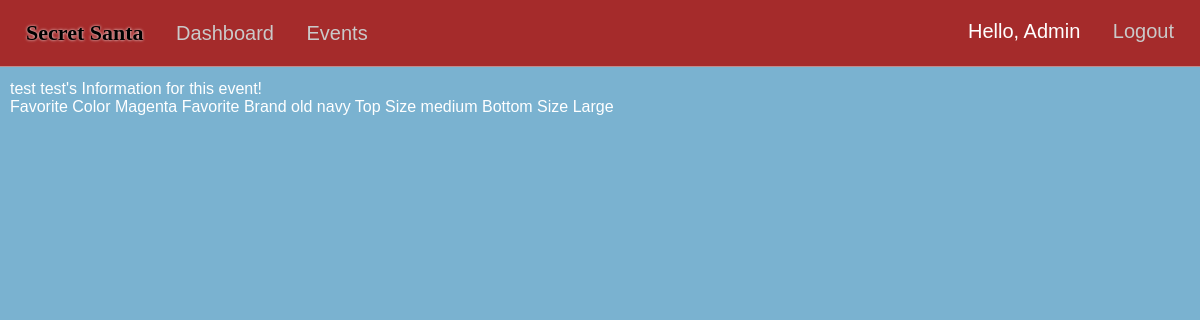
The page /request-person-info/eventID=1/person=5 (signed in) on the database its author committed.
### market/models.py (models this page shows, shortened)
class User(db.Model, UserMixin):
    id = db.Column(db.Integer(), primary_key=True)
    username = db.Column(db.String(length=30), nullable=False, unique=True)
    first_name = db.Column(db.String(length=50), nullable=False)
    last_name = db.Column(db.String(length=50), nullable=False)
    email_address = db.Column(db.String(length=50), nullable=False, unique=True)
    password_hash = db.Column(db.String(length=60), nullable=False)
    events = db.relationship('Event', backref='coordinator', lazy=True)
    events_attending = db.relationship('EventMembers', backref='attendees', lazy=True)
    @property
    def password(self):
        return self.password_hash

class EventFields(db.Model):
    id = db.Column(db.Integer(), primary_key=True)
    event_id = db.Column(db.Integer(), db.ForeignKey('event.event_id'), nullable=False)
    field_1 = db.Column(db.String(length=150), nullable=False)
    field_2 = db.Column(db.String(length=150))
    field_3 = db.Column(db.String(length=150))
    field_4 = db.Column(db.String(length=150))
    field_5 = db.Column(db.String(length=150))
    field_6 = db.Column(db.String(length=150))
    field_7 = db.Column(db.String(length=150))
    field_8 = db.Column(db.String(length=150))
    field_9 = db.Column(db.String(length=150))
    field_10 = db.Column(db.String(length=150))

class UserEventFields(db.Model):
    id = db.Column(db.Integer(), primary_key=True)
    field_id = db.Column(db.Integer(), db.ForeignKey('event_fields.id'), nullable=False)
    event_id = db.Column(db.Integer(), db.ForeignKey('event.event_id'), nullable=False)
    user_id = db.Column(db.Integer(), db.ForeignKey('user.id'), nullable=False)
    field_1 = db.Column(db.String(length=150))
    field_2 = db.Column(db.String(length=150))
    field_3 = db.Column(db.String(length=150))
    field_4 = db.Column(db.String(length=150))
    field_5 = db.Column(db.String(length=150))
    field_6 = db.Column(db.String(length=150))
    field_7 = db.Column(db.String(length=150))
    field_8 = db.Column(db.String(length=150))
    field_9 = db.Column(db.String(length=150))
    field_10 = db.Column(db.String(length=150))
    field_titles=db.relationship('EventFields', backref='user_info_fields', lazy=True)

### market/routes.py (the view)
@app.route("/request-person-info/eventID=<int:event_id>/person=<int:person_id>", methods=['GET','POST'])
@login_required
def secret_info(event_id,person_id):
    if not GiverReceivers.query.filter_by(event_id=event_id, giver_id=current_user.id, receiver_id=person_id).first():
        flash ('You don\'t have access to view this user\'s information!.', category='danger')
        return redirect(url_for('event_info', event_id=event_id))
    person_fields=UserEventFields.query.filter_by(event_id=event_id,user_id=person_id).first()
    selected_person=User.query.filter_by(id=person_id).first()
    return render_template('secretinfo.html', person_fields=person_fields, selected_person=selected_person)

### market/models.py (called while the page is built)
@login_manager.user_loader
def load_user(user_id):
    return User.query.get(int(user_id))

### market/templates/secretinfo.html (shortened to what this page needs)
{% extends 'base.html'%}
{% block style %}
<link rel= "stylesheet" type= "text/css" href= "{{ url_for('static',filename='styles/events.css') }}">
{% endblock %}
{% block content %}
{{selected_person.first_name+" "+selected_person.last_name}}'s Information for this event!<br>
{{person_fields.field_titles.field_1|title}}
{{person_fields.field_1 or ""}}
{{person_fields.field_titles.field_2|title}}
{{person_fields.field_2 or ""}}
{{person_fields.field_titles.field_3|title}}
{{person_fields.field_3 or ""}}
{{person_fields.field_titles.field_4|title}}
{{person_fields.field_4 or ""}}
{% endblock %}

### market/templates/base.html (shortened to what this page needs)
<!DOCTYPE html>
<html lang="en">
<head>
  <link rel= "stylesheet" type= "text/css" href= "{{ url_for('static',filename='styles/main.css') }}">
  {% block style %}
  {% endblock %}
</head>
<body>
  <nav>
    <ul class="top-left-nav">
      <a href="{{ url_for('home_page') }}" ><li class="li-title">
        Secret Santa
      </li></a>
    {% if current_user.is_authenticated %}
      <li>
        <a href="{{ url_for('dashboard_page') }}" class="nav-item">Dashboard</a>
      </li>
      <li>
        <a href="{{ url_for('events_page') }}" class="nav-item">Events</a>
      </li>
    {% endif %}
    </ul>
    {% if current_user.is_authenticated %}
    <ul class="top-right-nav">
      <li>
        <p class="nav-name">Hello, {{ current_user.first_name.title() }} </p>
      </li>
      <li>
        <a class="nav-item" href="{{ url_for('logout_page') }}">Logout</a>
      </li>
    </ul>
    {% endif %}
  </nav>
  {% block content %}
  {% endblock %}
</body>
</html>

### market/static/styles/main.css (style rules this page uses)
* { margin: 0px; box-sizing: border-box; }
body { margin-top: 66px; font-family: Arial, Helvetica, sans-serif; background-color: rgb(122, 178, 208); color: white; padding: 0px 10px; padding-bottom: 80px; }
nav { display: flex; justify-content: space-between; background-color: rgb(165, 43, 43); padding: 20px 20px; position: fixed; right: 0px; left: 0px; top:0px; z-index: 1000; color: black; font-family:'Gill Sans', 'Gill Sans MT', Calibri, 'Trebuchet MS', sans-serif; font-size: 20px; border-bottom: 1px solid rgba(209, 208, 208, 0.589); }
.li-title { font-weight: bolder; font-size: 22px; font-family: 'Grinched'; text-shadow: 0px 0px 3px white; }
.top-left-nav { list-style: none; padding: 0px; display: inline-block; }
.top-left-nav li,.top-right-nav li { display: inline-block; margin-right: 6px; margin-left: 6px; }
.top-right-nav { list-style: none; padding: 0px; display: inline-block; }
.nav-item { text-decoration: none; color: rgb(202, 201, 201); margin-left: 15px; }
.nav-name { text-decoration: none; color: rgb(255, 255, 255); }
a { text-decoration: none; color: Black; }

### market/static/styles/events.css (style rules this page uses)
body { margin-top: 80px; padding: 0px 10px; padding-bottom:60px ; }

### rows shown on the page
User: first_name "Admin"
User: first_name+last_name "test test"
EventFields: field_titles.field_1 "Favorite Color", field_titles.field_2 "Favorite Brand", field_titles.field_3 "Top Size", field_titles.field_4 "Bottom Size"
UserEventFields: field_1 "Magenta", field_2 "old navy", field_3 "medium", field_4 "Large"
